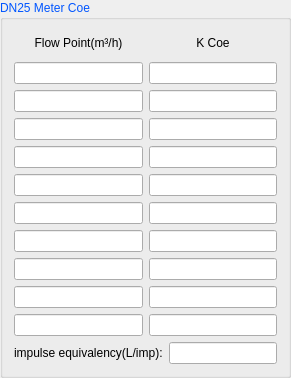
         <widget class="QGroupBox" name="gBox_DN25">
          <property name="palette">
           <palette>
            <active>
             <colorrole role="WindowText">
              <brush brushstyle="SolidPattern">
               <color alpha="255">
                <red>0</red>
                <green>85</green>
                <blue>255</blue>
               </color>
              </brush>
             </colorrole>
            </active>
            <inactive>
             <colorrole role="WindowText">
              <brush brushstyle="SolidPattern">
               <color alpha="255">
                <red>0</red>
                <green>85</green>
                <blue>255</blue>
               </color>
              </brush>
             </colorrole>
            </inactive>
            <disabled>
             <colorrole role="WindowText">
              <brush brushstyle="SolidPattern">
               <color alpha="255">
                <red>120</red>
                <green>120</green>
                <blue>120</blue>
               </color>
              </brush>
             </colorrole>
            </disabled>
           </palette>
          </property>
          <property name="title">
           <string>DN25 Meter Coe</string>
          </property>
          <layout class="QVBoxLayout" name="verticalLayout_14">
           <item>
            <layout class="QHBoxLayout" name="horizontalLayout_8">
             <item>
              <layout class="QVBoxLayout" name="verticalLayout_15">
               <item>
                <widget class="QLabel" name="label_27">
                 <property name="sizePolicy">
                  <sizepolicy hsizetype="Preferred" vsizetype="Fixed">
                   <horstretch>0</horstretch>
                   <verstretch>0</verstretch>
                  </sizepolicy>
                 </property>
                 <property name="minimumSize">
                  <size>
                   <width>60</width>
                   <height>25</height>
                  </size>
                 </property>
                 <property name="palette">
                  <palette>
                   <active>
                    <colorrole role="WindowText">
                     <brush brushstyle="SolidPattern">
                      <color alpha="255">
                       <red>0</red>
                       <green>0</green>
                       <blue>0</blue>
                      </color>
                     </brush>
                    </colorrole>
                   </active>
                   <inactive>
                    <colorrole role="WindowText">
                     <brush brushstyle="SolidPattern">
                      <color alpha="255">
                       <red>0</red>
                       <green>0</green>
                       <blue>0</blue>
                      </color>
                     </brush>
                    </colorrole>
                   </inactive>
                   <disabled>
                    <colorrole role="WindowText">
                     <brush brushstyle="SolidPattern">
                      <color alpha="255">
                       <red>120</red>
                       <green>120</green>
                       <blue>120</blue>
                      </color>
                     </brush>
                    </colorrole>
                   </disabled>
                  </palette>
                 </property>
                 <property name="text">
                  <string>&lt;html&gt;&lt;head/&gt;&lt;body&gt;&lt;p align=&quot;center&quot;&gt;Flow Point(m³/h)&lt;/p&gt;&lt;/body&gt;&lt;/html&gt;</string>
                 </property>
                </widget>
               </item>
               <item>
                <widget class="QLineEdit" name="lineEdit_DN25_FLowPoint_1"/>
               </item>
               <item>
                <widget class="QLineEdit" name="lineEdit_DN25_FLowPoint_2"/>
               </item>
               <item>
                <widget class="QLineEdit" name="lineEdit_DN25_FLowPoint_3"/>
               </item>
               <item>
                <widget class="QLineEdit" name="lineEdit_DN25_FLowPoint_4"/>
               </item>
               <item>
                <widget class="QLineEdit" name="lineEdit_DN25_FLowPoint_5"/>
               </item>
               <item>
                <widget class="QLineEdit" name="lineEdit_DN25_FLowPoint_6"/>
               </item>
               <item>
                <widget class="QLineEdit" name="lineEdit_DN25_FLowPoint_7"/>
               </item>
               <item>
                <widget class="QLineEdit" name="lineEdit_DN25_FLowPoint_8"/>
               </item>
               <item>
                <widget class="QLineEdit" name="lineEdit_DN25_FLowPoint_9"/>
               </item>
               <item>
                <widget class="QLineEdit" name="lineEdit_DN25_FLowPoint_10"/>
               </item>
              </layout>
             </item>
             <item>
              <layout class="QVBoxLayout" name="verticalLayout_16">
               <item>
                <widget class="QLabel" name="label_28">
                 <property name="sizePolicy">
                  <sizepolicy hsizetype="Preferred" vsizetype="Fixed">
                   <horstretch>0</horstretch>
                   <verstretch>0</verstretch>
                  </sizepolicy>
                 </property>
                 <property name="minimumSize">
                  <size>
                   <width>50</width>
                   <height>25</height>
                  </size>
                 </property>
                 <property name="palette">
                  <palette>
                   <active>
                    <colorrole role="WindowText">
                     <brush brushstyle="SolidPattern">
                      <color alpha="255">
                       <red>0</red>
                       <green>0</green>
                       <blue>0</blue>
                      </color>
                     </brush>
                    </colorrole>
                   </active>
                   <inactive>
                    <colorrole role="WindowText">
                     <brush brushstyle="SolidPattern">
                      <color alpha="255">
                       <red>0</red>
                       <green>0</green>
                       <blue>0</blue>
                      </color>
                     </brush>
                    </colorrole>
                   </inactive>
                   <disabled>
                    <colorrole role="WindowText">
                     <brush brushstyle="SolidPattern">
                      <color alpha="255">
                       <red>120</red>
                       <green>120</green>
                       <blue>120</blue>
                      </color>
                     </brush>
                    </colorrole>
                   </disabled>
                  </palette>
                 </property>
                 <property name="text">
                  <string>&lt;html&gt;&lt;head/&gt;&lt;body&gt;&lt;p align=&quot;center&quot;&gt;K Coe&lt;/p&gt;&lt;/body&gt;&lt;/html&gt;</string>
                 </property>
                </widget>
               </item>
               <item>
                <widget class="QLineEdit" name="lineEdit_DN25_KCoe_1"/>
               </item>
               <item>
                <widget class="QLineEdit" name="lineEdit_DN25_KCoe_2"/>
               </item>
               <item>
                <widget class="QLineEdit" name="lineEdit_DN25_KCoe_3"/>
               </item>
               <item>
                <widget class="QLineEdit" name="lineEdit_DN25_KCoe_4"/>
               </item>
               <item>
                <widget class="QLineEdit" name="lineEdit_DN25_KCoe_5"/>
               </item>
               <item>
                <widget class="QLineEdit" name="lineEdit_DN25_KCoe_6"/>
               </item>
               <item>
                <widget class="QLineEdit" name="lineEdit_DN25_KCoe_7"/>
               </item>
               <item>
                <widget class="QLineEdit" name="lineEdit_DN25_KCoe_8"/>
               </item>
               <item>
                <widget class="QLineEdit" name="lineEdit_DN25_KCoe_9"/>
               </item>
               <item>
                <widget class="QLineEdit" name="lineEdit_DN25_KCoe_10"/>
               </item>
              </layout>
             </item>
            </layout>
           </item>
           <item>
            <layout class="QHBoxLayout" name="horizontalLayout_9">
             <item>
              <widget class="QLabel" name="label_29">
               <property name="palette">
                <palette>
                 <active>
                  <colorrole role="WindowText">
                   <brush brushstyle="SolidPattern">
                    <color alpha="255">
                     <red>0</red>
                     <green>0</green>
                     <blue>0</blue>
                    </color>
                   </brush>
                  </colorrole>
                 </active>
                 <inactive>
                  <colorrole role="WindowText">
                   <brush brushstyle="SolidPattern">
                    <color alpha="255">
                     <red>0</red>
                     <green>0</green>
                     <blue>0</blue>
                    </color>
                   </brush>
                  </colorrole>
                 </inactive>
                 <disabled>
                  <colorrole role="WindowText">
                   <brush brushstyle="SolidPattern">
                    <color alpha="255">
                     <red>120</red>
                     <green>120</green>
                     <blue>120</blue>
                    </color>
                   </brush>
                  </colorrole>
                 </disabled>
                </palette>
               </property>
               <property name="text">
                <string>impulse equivalency(L/imp):</string>
               </property>
              </widget>
             </item>
             <item>
              <widget class="QLineEdit" name="lineEdit_DN25_Pulse"/>
             </item>
            </layout>
           </item>
          </layout>
         </widget>
